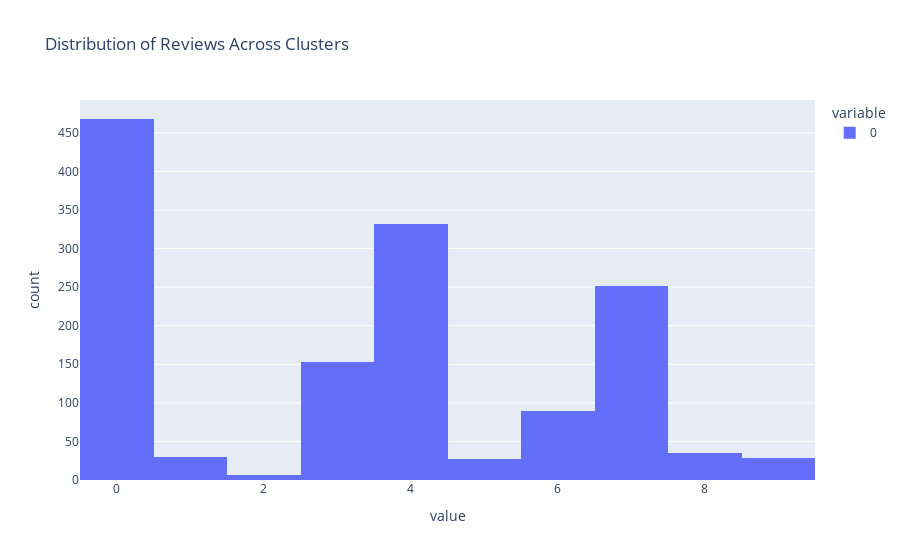

The cell this chart's notebook holds for it:
### Markdown cell above
### Distribution of Reviews Across Clusters

### Code cell
pd.Series(km.labels_).plot(kind='hist', title='Distribution of Reviews Across Clusters')

### Figure 1 — Plotly figure (JSON) as saved in the notebook; plotly's stock layout.template omitted (floating-point values rounded to 4 significant figures; data arrays with more than 128 entries replaced by an {"elided": "..."} marker saying what was removed)
{"data": [{"alignmentgroup": "True", "bingroup": "x", "hovertemplate": "variable=0<br>value=%{x}<br>count=%{y}<extra></extra>", "legendgroup": "0", "marker": {"color": "#636efa", "pattern": {"shape": ""}}, "name": "0", "offsetgroup": "0", "orientation": "v", "showlegend": true, "type": "histogram", "x": {"elided": "1421 int values"}, "xaxis": "x", "yaxis": "y"}], "layout": {"barmode": "relative", "legend": {"title": {"text": "variable"}, "tracegroupgap": 0}, "title": {"text": "Distribution of Reviews Across Clusters"}, "xaxis": {"anchor": "y", "domain": [0, 1], "title": {"text": "value"}}, "yaxis": {"anchor": "x", "domain": [0, 1], "title": {"text": "count"}}}}
